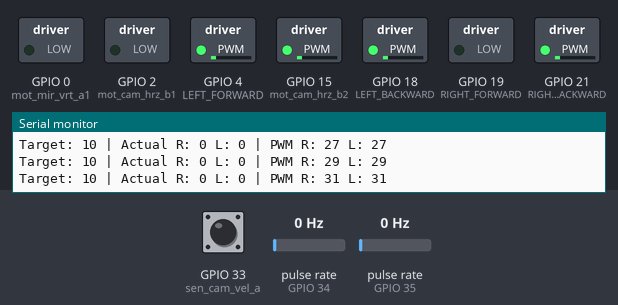
This sketch was run on a simulated ESP32. On the bench: switched loads named in the sketch (green lamp = pin HIGH), the last lines printed to the serial monitor. Wiring (inferred from the names in the program): 2 × pulse sensor: data GPIO 34 / data GPIO 35. The test bench sets the inputs (shaded band); at power-on: pulse rate (sensors on GPIO 34, GPIO 35) 0 Hz, GPIO 33 (sen_cam_vel_a) HIGH.

Above: at 1.25 s.
1.3 s: pulse rate (sensor on GPIO 34) set to 4 Hz
At 3.65 s:
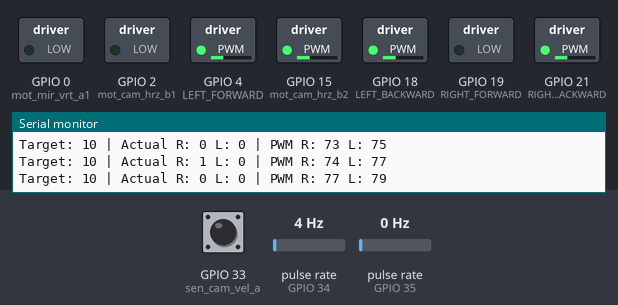
4.3 s: pulse rate (sensor on GPIO 35) set to 100 Hz
At 6.16 s:
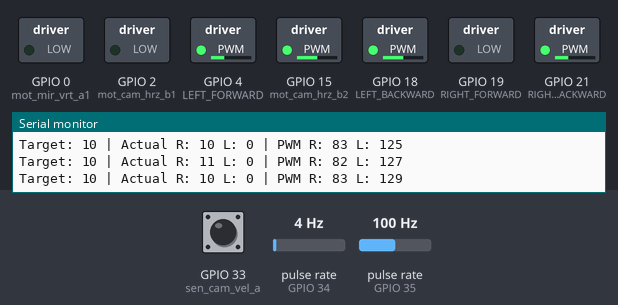
7.3 s: pulse rate (sensor on GPIO 34) set to 50 Hz
At 8.76 s:
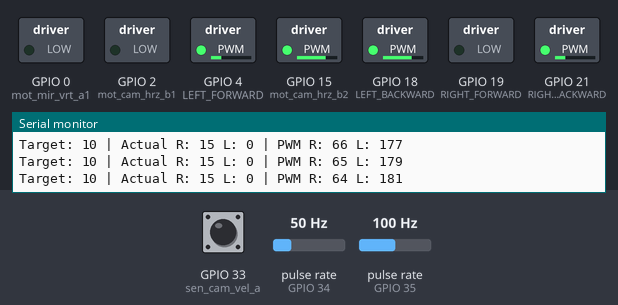
10.3 s: pulse rate (sensor on GPIO 35) set to 4 Hz
At 11.17 s:
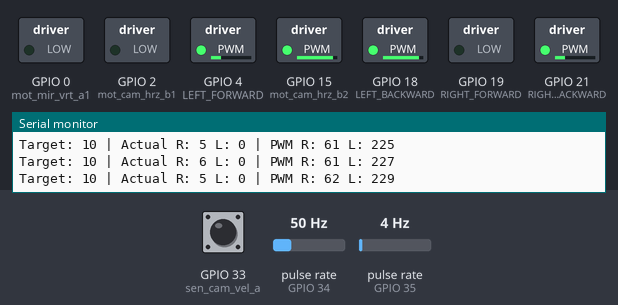
13.3 s: pulse rate (sensor on GPIO 34) set to 196 Hz
16.3 s: pulse rate (sensor on GPIO 34) set to 8 Hz
Timing chart, 0 to 23.9 s (numbered marks = the images above; inputs shaded):
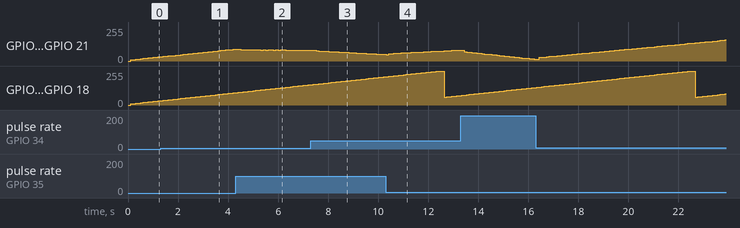

The sketch:

Pololu_DC_motor_control_PI_twomotors.ino
```cpp
#define RIGHT_FORWARD  19
#define RIGHT_BACKWARD 21
#define LEFT_FORWARD   4
#define LEFT_BACKWARD  18
#define RIGHT_ENCODER_PIN 34
#define LEFT_ENCODER_PIN 35

#define mot_mir_vrt_a1  0
#define mot_mir_vrt_a2 4
#define mot_cam_hrz_b1   2
#define mot_cam_hrz_b2  15
#define sen_mir_vrt_vel_a 35
#define sen_mir_vrt_vel_b 32
#define sen_cam_vel_a 33
#define sen_cam_vel_b 25

volatile long Right_counter = 0;
volatile long Left_counter = 0;


float Kp = 0.8;
float Ki = 0.1;
int Target_Counts_left = 10;
int Target_Counts_right = 10;


float integral_right = 0;
float integral_left = 0;
unsigned long last_time = 0;
const int interval = 100;  // 100ms control period
const float integral_limit = 500;

void setup() {
  Serial.begin(115200);
  while(!Serial);  // Wait for serial connection


  pinMode(RIGHT_FORWARD, OUTPUT);
  pinMode(RIGHT_BACKWARD, OUTPUT);
  pinMode(LEFT_FORWARD, OUTPUT);
  pinMode(LEFT_BACKWARD, OUTPUT);


  pinMode(RIGHT_ENCODER_PIN, INPUT_PULLUP);
  pinMode(LEFT_ENCODER_PIN, INPUT_PULLUP);
  attachInterrupt(digitalPinToInterrupt(RIGHT_ENCODER_PIN), []{Right_counter++;}, RISING);
  attachInterrupt(digitalPinToInterrupt(LEFT_ENCODER_PIN), []{Left_counter++;}, RISING);

  pinMode(mot_mir_vrt_a1, OUTPUT);
  pinMode(mot_mir_vrt_a2, OUTPUT);
  pinMode(mot_cam_hrz_b1, OUTPUT);
  pinMode(mot_cam_hrz_b2, OUTPUT);


  pinMode(sen_mir_vrt_vel_a, INPUT_PULLUP);
  pinMode(sen_cam_vel_a, INPUT_PULLUP);
  attachInterrupt(digitalPinToInterrupt(sen_mir_vrt_vel_a), []{Right_counter++;}, RISING);
  attachInterrupt(digitalPinToInterrupt(sen_cam_vel_a), []{Left_counter++;}, RISING);


  Serial.println("PI Controller Ready");
}

void loop() {
  unsigned long now = millis();

  if(now - last_time >= interval) {

    noInterrupts();
    int actual_right = Right_counter;
    int actual_left = Left_counter;
    Right_counter = 0;
    Left_counter = 0;
    interrupts();

    int error_right = Target_Counts_right - actual_right;
    int error_left = Target_Counts_left - actual_left;

    integral_right += error_right;
    integral_left += error_left;

    int pwm_right = Kp * error_right + Ki * integral_right;
    int pwm_left = Kp * error_left + Ki * integral_left;

    int constrained_right = constrain(pwm_right, 0, 255);
    int constrained_left = constrain(pwm_left, 0, 255);

    if(pwm_right == constrained_right) {
      integral_right += error_right;
    } else {

      // Clamp integral when saturated

      integral_right = constrain(integral_right, -integral_limit, integral_limit);
    }

    if(pwm_left == constrained_left) {
      integral_left += error_left;
    } else {
      integral_left = constrain(integral_left, -integral_limit, integral_limit);
    }


    pwm_right = constrained_right;
    pwm_left = constrained_left;


    // pwm_right = constrain(pwm_right, 0, 255);
    // pwm_left = constrain(pwm_left, 0, 255);


    analogWrite(RIGHT_FORWARD, 0);
    analogWrite(RIGHT_BACKWARD, pwm_right);
    analogWrite(LEFT_FORWARD, 0);
    analogWrite(LEFT_BACKWARD, pwm_left);

    analogWrite(mot_mir_vrt_a1, 0);
    analogWrite(mot_mir_vrt_a2, pwm_right);
    analogWrite(mot_cam_hrz_b1, 0);
    analogWrite(mot_cam_hrz_b2, pwm_left);


    Serial.print("Target: "); Serial.print(Target_Counts_right);
    Serial.print(" | Actual R: "); Serial.print(actual_right);
    Serial.print(" L: "); Serial.print(actual_left);
    Serial.print(" | PWM R: "); Serial.print(pwm_right);
    Serial.print(" L: "); Serial.println(pwm_left);

    last_time = now;
  }
}
```
